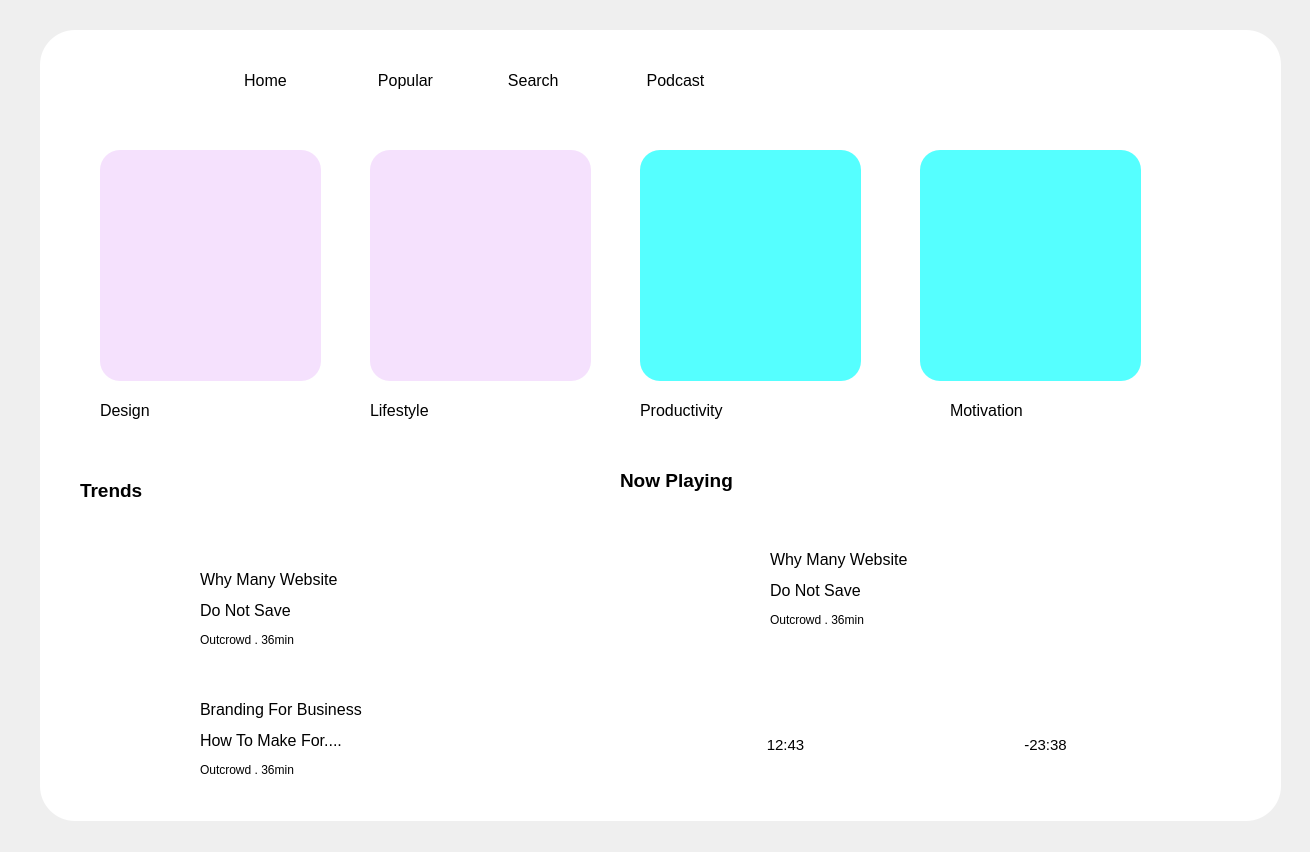
<?xml version="1.0" encoding="UTF-8"?>
<ui version="4.0">
 <class>design</class>
 <widget class="QWidget" name="design">
  <property name="geometry">
   <rect>
    <x>0</x>
    <y>0</y>
    <width>1310</width>
    <height>852</height>
   </rect>
  </property>
  <property name="windowTitle">
   <string>Form</string>
  </property>
  <widget class="QLabel" name="label">
   <property name="geometry">
    <rect>
     <x>-30</x>
     <y>-30</y>
     <width>1341</width>
     <height>901</height>
    </rect>
   </property>
   <property name="styleSheet">
    <string notr="true">image: url(:/images/Static/videoblocks-vivid-and-fluid-color-background-4k-video-animation_hfihgwkpi_thumbnail-1080_01.png);</string>
   </property>
   <property name="text">
    <string/>
   </property>
   <property name="pixmap">
    <pixmap resource="../resources2.qrc">:/images/Static/videoblocks-vivid-and-fluid-color-background-4k-video-animation_hfihgwkpi_thumbnail-1080_01.png</pixmap>
   </property>
   <property name="scaledContents">
    <bool>true</bool>
   </property>
  </widget>
  <widget class="QFrame" name="frame">
   <property name="geometry">
    <rect>
     <x>40</x>
     <y>30</y>
     <width>1241</width>
     <height>791</height>
    </rect>
   </property>
   <property name="styleSheet">
    <string notr="true">background-color: rgb(255, 255, 255);
border-radius:35px;</string>
   </property>
   <property name="frameShape">
    <enum>QFrame::StyledPanel</enum>
   </property>
   <property name="frameShadow">
    <enum>QFrame::Raised</enum>
   </property>
   <widget class="QLabel" name="label_2">
    <property name="geometry">
     <rect>
      <x>160</x>
      <y>30</y>
      <width>131</width>
      <height>41</height>
     </rect>
    </property>
    <property name="text">
     <string>&lt;html&gt;&lt;head/&gt;&lt;body&gt;&lt;p align=&quot;center&quot;&gt;&lt;span style=&quot; font-size:12pt;&quot;&gt;Home&lt;/span&gt;&lt;/p&gt;&lt;/body&gt;&lt;/html&gt;</string>
    </property>
   </widget>
   <widget class="QLabel" name="label_3">
    <property name="geometry">
     <rect>
      <x>300</x>
      <y>30</y>
      <width>131</width>
      <height>41</height>
     </rect>
    </property>
    <property name="text">
     <string>&lt;html&gt;&lt;head/&gt;&lt;body&gt;&lt;p align=&quot;center&quot;&gt;&lt;span style=&quot; font-size:12pt;&quot;&gt;Popular&lt;/span&gt;&lt;/p&gt;&lt;/body&gt;&lt;/html&gt;</string>
    </property>
   </widget>
   <widget class="QLabel" name="label_4">
    <property name="geometry">
     <rect>
      <x>430</x>
      <y>30</y>
      <width>131</width>
      <height>41</height>
     </rect>
    </property>
    <property name="text">
     <string>&lt;html&gt;&lt;head/&gt;&lt;body&gt;&lt;p align=&quot;center&quot;&gt;&lt;span style=&quot; font-size:12pt;&quot;&gt;Search &lt;/span&gt;&lt;/p&gt;&lt;/body&gt;&lt;/html&gt;</string>
    </property>
   </widget>
   <widget class="QLabel" name="label_5">
    <property name="geometry">
     <rect>
      <x>570</x>
      <y>30</y>
      <width>131</width>
      <height>41</height>
     </rect>
    </property>
    <property name="text">
     <string>&lt;html&gt;&lt;head/&gt;&lt;body&gt;&lt;p align=&quot;center&quot;&gt;&lt;span style=&quot; font-size:12pt;&quot;&gt;Podcast&lt;/span&gt;&lt;/p&gt;&lt;/body&gt;&lt;/html&gt;</string>
    </property>
   </widget>
   <widget class="QLabel" name="label_6">
    <property name="geometry">
     <rect>
      <x>50</x>
      <y>30</y>
      <width>51</width>
      <height>51</height>
     </rect>
    </property>
    <property name="styleSheet">
     <string notr="true">image: url(:/images/Static/gridimage.png);</string>
    </property>
    <property name="text">
     <string/>
    </property>
   </widget>
   <widget class="QLabel" name="label_7">
    <property name="geometry">
     <rect>
      <x>1090</x>
      <y>30</y>
      <width>61</width>
      <height>61</height>
     </rect>
    </property>
    <property name="styleSheet">
     <string notr="true">image: url(:/images/Static/notification bell.jpg);</string>
    </property>
    <property name="text">
     <string/>
    </property>
   </widget>
   <widget class="QLabel" name="label_8">
    <property name="geometry">
     <rect>
      <x>60</x>
      <y>120</y>
      <width>221</width>
      <height>231</height>
     </rect>
    </property>
    <property name="styleSheet">
     <string notr="true">background-color: rgb(245,225,253);
border-radius:20px;</string>
    </property>
    <property name="text">
     <string/>
    </property>
   </widget>
   <widget class="QLabel" name="label_12">
    <property name="geometry">
     <rect>
      <x>60</x>
      <y>360</y>
      <width>131</width>
      <height>41</height>
     </rect>
    </property>
    <property name="text">
     <string>&lt;html&gt;&lt;head/&gt;&lt;body&gt;&lt;p&gt;&lt;span style=&quot; font-size:12pt;&quot;&gt;Design&lt;/span&gt;&lt;/p&gt;&lt;/body&gt;&lt;/html&gt;</string>
    </property>
   </widget>
   <widget class="QLabel" name="label_13">
    <property name="geometry">
     <rect>
      <x>330</x>
      <y>360</y>
      <width>131</width>
      <height>41</height>
     </rect>
    </property>
    <property name="text">
     <string>&lt;html&gt;&lt;head/&gt;&lt;body&gt;&lt;p&gt;&lt;span style=&quot; font-size:12pt;&quot;&gt;Lifestyle&lt;/span&gt;&lt;/p&gt;&lt;/body&gt;&lt;/html&gt;</string>
    </property>
   </widget>
   <widget class="QLabel" name="label_14">
    <property name="geometry">
     <rect>
      <x>600</x>
      <y>360</y>
      <width>131</width>
      <height>41</height>
     </rect>
    </property>
    <property name="text">
     <string>&lt;html&gt;&lt;head/&gt;&lt;body&gt;&lt;p&gt;&lt;span style=&quot; font-size:12pt;&quot;&gt;Productivity&lt;/span&gt;&lt;/p&gt;&lt;/body&gt;&lt;/html&gt;</string>
    </property>
   </widget>
   <widget class="QLabel" name="label_15">
    <property name="geometry">
     <rect>
      <x>910</x>
      <y>360</y>
      <width>131</width>
      <height>41</height>
     </rect>
    </property>
    <property name="text">
     <string>&lt;html&gt;&lt;head/&gt;&lt;body&gt;&lt;p&gt;&lt;span style=&quot; font-size:12pt;&quot;&gt;Motivation&lt;/span&gt;&lt;/p&gt;&lt;/body&gt;&lt;/html&gt;</string>
    </property>
   </widget>
   <widget class="QLabel" name="label_16">
    <property name="geometry">
     <rect>
      <x>40</x>
      <y>440</y>
      <width>131</width>
      <height>41</height>
     </rect>
    </property>
    <property name="text">
     <string>&lt;html&gt;&lt;head/&gt;&lt;body&gt;&lt;p&gt;&lt;span style=&quot; font-size:14pt; font-weight:600;&quot;&gt;Trends&lt;/span&gt;&lt;/p&gt;&lt;/body&gt;&lt;/html&gt;</string>
    </property>
   </widget>
   <widget class="QLabel" name="label_17">
    <property name="geometry">
     <rect>
      <x>40</x>
      <y>520</y>
      <width>111</width>
      <height>101</height>
     </rect>
    </property>
    <property name="styleSheet">
     <string notr="true">border-radius: 20px;</string>
    </property>
    <property name="text">
     <string/>
    </property>
    <property name="pixmap">
     <pixmap resource="../resources2.qrc">:/images/Static/690f51e0aded53b927d2b4397571e0c6.jpg</pixmap>
    </property>
    <property name="scaledContents">
     <bool>true</bool>
    </property>
   </widget>
   <widget class="QLabel" name="label_18">
    <property name="geometry">
     <rect>
      <x>40</x>
      <y>650</y>
      <width>111</width>
      <height>101</height>
     </rect>
    </property>
    <property name="styleSheet">
     <string notr="true">image: url(:/images/Static/imagesb.jpg);
border-radius: 10px;</string>
    </property>
    <property name="text">
     <string/>
    </property>
    <property name="pixmap">
     <pixmap resource="../resources2.qrc">:/images/Static/imagesb.jpg</pixmap>
    </property>
   </widget>
   <widget class="QLabel" name="label_19">
    <property name="geometry">
     <rect>
      <x>160</x>
      <y>520</y>
      <width>301</width>
      <height>91</height>
     </rect>
    </property>
    <property name="text">
     <string>&lt;html&gt;&lt;head/&gt;&lt;body&gt;&lt;p&gt;&lt;span style=&quot; font-size:12pt;&quot;&gt;Why Many Website &lt;/span&gt;&lt;/p&gt;&lt;p&gt;&lt;span style=&quot; font-size:12pt;&quot;&gt;Do Not Save&lt;/span&gt;&lt;/p&gt;&lt;/body&gt;&lt;/html&gt;</string>
    </property>
   </widget>
   <widget class="QLabel" name="label_20">
    <property name="geometry">
     <rect>
      <x>160</x>
      <y>650</y>
      <width>301</width>
      <height>91</height>
     </rect>
    </property>
    <property name="text">
     <string>&lt;html&gt;&lt;head/&gt;&lt;body&gt;&lt;p&gt;&lt;span style=&quot; font-size:12pt;&quot;&gt;Branding For Business&lt;/span&gt;&lt;/p&gt;&lt;p&gt;&lt;span style=&quot; font-size:12pt;&quot;&gt;How To Make For....&lt;/span&gt;&lt;/p&gt;&lt;/body&gt;&lt;/html&gt;</string>
    </property>
   </widget>
   <widget class="QFrame" name="frame_2">
    <property name="geometry">
     <rect>
      <x>580</x>
      <y>490</y>
      <width>551</width>
      <height>261</height>
     </rect>
    </property>
    <property name="styleSheet">
     <string notr="true">border: rgb(176, 176, 176);
</string>
    </property>
    <property name="frameShape">
     <enum>QFrame::StyledPanel</enum>
    </property>
    <property name="frameShadow">
     <enum>QFrame::Raised</enum>
    </property>
    <widget class="QLabel" name="label_22">
     <property name="geometry">
      <rect>
       <x>80</x>
       <y>130</y>
       <width>431</width>
       <height>81</height>
      </rect>
     </property>
     <property name="styleSheet">
      <string notr="true">image: url(:/images/Static/musictrack.png);</string>
     </property>
     <property name="text">
      <string/>
     </property>
     <property name="pixmap">
      <pixmap>:/images/Static/images (1).png</pixmap>
     </property>
     <property name="scaledContents">
      <bool>true</bool>
     </property>
    </widget>
    <widget class="QLabel" name="label_24">
     <property name="geometry">
      <rect>
       <x>120</x>
       <y>210</y>
       <width>91</width>
       <height>31</height>
      </rect>
     </property>
     <property name="text">
      <string>&lt;html&gt;&lt;head/&gt;&lt;body&gt;&lt;p align=&quot;center&quot;&gt;&lt;span style=&quot; font-size:11pt;&quot;&gt;12:43&lt;/span&gt;&lt;/p&gt;&lt;/body&gt;&lt;/html&gt;</string>
     </property>
    </widget>
    <widget class="QLabel" name="label_25">
     <property name="geometry">
      <rect>
       <x>380</x>
       <y>210</y>
       <width>91</width>
       <height>31</height>
      </rect>
     </property>
     <property name="text">
      <string>&lt;html&gt;&lt;head/&gt;&lt;body&gt;&lt;p align=&quot;center&quot;&gt;&lt;span style=&quot; font-size:11pt;&quot;&gt;-23:38&lt;/span&gt;&lt;/p&gt;&lt;/body&gt;&lt;/html&gt;</string>
     </property>
    </widget>
    <widget class="QLabel" name="label_26">
     <property name="geometry">
      <rect>
       <x>50</x>
       <y>20</y>
       <width>91</width>
       <height>91</height>
      </rect>
     </property>
     <property name="styleSheet">
      <string notr="true">image: url(:/images/Static/690f51e0aded53b927d2b4397571e0c6.jpg);</string>
     </property>
     <property name="text">
      <string/>
     </property>
     <property name="pixmap">
      <pixmap resource="../resources2.qrc">:/images/Static/690f51e0aded53b927d2b4397571e0c6.jpg</pixmap>
     </property>
     <property name="scaledContents">
      <bool>true</bool>
     </property>
    </widget>
    <widget class="QPushButton" name="pushButton">
     <property name="geometry">
      <rect>
       <x>80</x>
       <y>140</y>
       <width>91</width>
       <height>71</height>
      </rect>
     </property>
     <property name="cursor">
      <cursorShape>PointingHandCursor</cursorShape>
     </property>
     <property name="styleSheet">
      <string notr="true">image: url(:/images/Static/playbutton.png);</string>
     </property>
     <property name="text">
      <string/>
     </property>
     <property name="icon">
      <iconset>
       <normaloff>:/images/Static/images-removebg-preview.png</normaloff>:/images/Static/images-removebg-preview.png</iconset>
     </property>
     <property name="iconSize">
      <size>
       <width>75</width>
       <height>75</height>
      </size>
     </property>
     <property name="autoDefault">
      <bool>true</bool>
     </property>
     <property name="default">
      <bool>true</bool>
     </property>
     <property name="flat">
      <bool>false</bool>
     </property>
    </widget>
    <widget class="QLabel" name="label_23">
     <property name="geometry">
      <rect>
       <x>150</x>
       <y>10</y>
       <width>301</width>
       <height>91</height>
      </rect>
     </property>
     <property name="text">
      <string>&lt;html&gt;&lt;head/&gt;&lt;body&gt;&lt;p&gt;&lt;span style=&quot; font-size:12pt;&quot;&gt;Why Many Website &lt;/span&gt;&lt;/p&gt;&lt;p&gt;&lt;span style=&quot; font-size:12pt;&quot;&gt;Do Not Save&lt;/span&gt;&lt;/p&gt;&lt;/body&gt;&lt;/html&gt;</string>
     </property>
    </widget>
    <widget class="QLabel" name="label_29">
     <property name="geometry">
      <rect>
       <x>150</x>
       <y>90</y>
       <width>131</width>
       <height>21</height>
      </rect>
     </property>
     <property name="styleSheet">
      <string notr="true">font: 8pt &quot;Segoe UI Variable Display Semil&quot;;</string>
     </property>
     <property name="text">
      <string>&lt;html&gt;&lt;head/&gt;&lt;body&gt;&lt;p&gt;Outcrowd . 36min&lt;/p&gt;&lt;/body&gt;&lt;/html&gt;</string>
     </property>
    </widget>
   </widget>
   <widget class="QLabel" name="label_21">
    <property name="geometry">
     <rect>
      <x>580</x>
      <y>430</y>
      <width>181</width>
      <height>41</height>
     </rect>
    </property>
    <property name="text">
     <string>&lt;html&gt;&lt;head/&gt;&lt;body&gt;&lt;p&gt;&lt;span style=&quot; font-size:14pt; font-weight:600;&quot;&gt;Now Playing &lt;/span&gt;&lt;/p&gt;&lt;/body&gt;&lt;/html&gt;</string>
    </property>
   </widget>
   <widget class="QLabel" name="label_27">
    <property name="geometry">
     <rect>
      <x>160</x>
      <y>600</y>
      <width>131</width>
      <height>21</height>
     </rect>
    </property>
    <property name="styleSheet">
     <string notr="true">font: 8pt &quot;Segoe UI Variable Display Semil&quot;;</string>
    </property>
    <property name="text">
     <string>&lt;html&gt;&lt;head/&gt;&lt;body&gt;&lt;p&gt;Outcrowd . 36min&lt;/p&gt;&lt;/body&gt;&lt;/html&gt;</string>
    </property>
   </widget>
   <widget class="QLabel" name="label_28">
    <property name="geometry">
     <rect>
      <x>160</x>
      <y>730</y>
      <width>131</width>
      <height>21</height>
     </rect>
    </property>
    <property name="styleSheet">
     <string notr="true">font: 8pt &quot;Segoe UI Variable Display Semil&quot;;</string>
    </property>
    <property name="text">
     <string>&lt;html&gt;&lt;head/&gt;&lt;body&gt;&lt;p&gt;Outcrowd . 36min&lt;/p&gt;&lt;/body&gt;&lt;/html&gt;</string>
    </property>
   </widget>
   <widget class="QLabel" name="label_9">
    <property name="geometry">
     <rect>
      <x>330</x>
      <y>120</y>
      <width>221</width>
      <height>231</height>
     </rect>
    </property>
    <property name="styleSheet">
     <string notr="true">background-color: rgb(245,225,253);
border-radius:20px;</string>
    </property>
    <property name="text">
     <string/>
    </property>
   </widget>
   <widget class="QLabel" name="label_10">
    <property name="geometry">
     <rect>
      <x>600</x>
      <y>120</y>
      <width>221</width>
      <height>231</height>
     </rect>
    </property>
    <property name="styleSheet">
     <string notr="true">background-color: rgb(85, 255, 255);
border-radius:20px;</string>
    </property>
    <property name="text">
     <string/>
    </property>
   </widget>
   <widget class="QLabel" name="label_11">
    <property name="geometry">
     <rect>
      <x>880</x>
      <y>120</y>
      <width>221</width>
      <height>231</height>
     </rect>
    </property>
    <property name="styleSheet">
     <string notr="true">background-color: rgb(85, 255, 255);
border-radius:20px;</string>
    </property>
    <property name="text">
     <string/>
    </property>
   </widget>
   <zorder>label_2</zorder>
   <zorder>label_3</zorder>
   <zorder>label_4</zorder>
   <zorder>label_5</zorder>
   <zorder>label_6</zorder>
   <zorder>label_8</zorder>
   <zorder>label_12</zorder>
   <zorder>label_13</zorder>
   <zorder>label_14</zorder>
   <zorder>label_15</zorder>
   <zorder>label_7</zorder>
   <zorder>label_16</zorder>
   <zorder>label_17</zorder>
   <zorder>label_18</zorder>
   <zorder>label_19</zorder>
   <zorder>label_20</zorder>
   <zorder>frame_2</zorder>
   <zorder>label_21</zorder>
   <zorder>label_27</zorder>
   <zorder>label_28</zorder>
   <zorder>label_9</zorder>
   <zorder>label_10</zorder>
   <zorder>label_11</zorder>
  </widget>
 </widget>
 <resources>
  <include location="../resources2.qrc"/>
 </resources>
 <connections/>
</ui>
